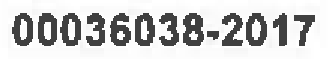
#> input picture tmp/croped.png, 328 x 59 px
$ python -i core.py   (imports and definitions only)   (older library calls are emulated)
#> lines starting #> are read from the running program, lines starting #| are printed output that depends on the picture; after the words box and inside, x2 and y2 are one past the last pixel; in counts of white or black regions, pixels touching at a corner belong together
#!/usr/bin/env python
# coding: utf-8

"""
    mindisApp
    ============================

    File rename of DJs
    Structure/
        core

    _copyright_ = 'Copyright (c) 2017 J.W.', see AUTHORS for more details
    _license_ = GNU General Public License, see LICENSE for more details
"""

import numpy as np
import cv2
import sys
import os
import time

import random
import math
import json

from PIL import Image, ImageDraw
from collections import defaultdict
from matplotlib import pyplot as plt
from os.path import join
from scipy.ndimage.filters import rank_filter
from pytesseract import image_to_string


# Input  settings ####
# APP_DIR = path/to/parentPath
APP_DIR = os.path.dirname(os.path.abspath(__file__))

# Function definitions ####

def crop_image(img , x, y, w, h):
    """Remove everything outside the given coordinates"""
    # NOTE: its img[y: y + h, x: x + w] and *not* img[x: x + w, y: y + h]
    #cropIm = img[0:y, 0:int(img.shape[1]/2)]
    cropedIm = img[y: y + h, x: x + w]

    #plt.imshow(cropedIm, cmap=plt.cm.gray)
    #plt.title("Croped image")
    #plt.show()

    return cropedIm

def find_border_components(contours, img, targetContour, stage=1):
    borders = []
    area = img.shape[0] * img.shape[1]

    if stage == 2 or stage == 3:
        # Stright Bounding Rectangle ####
        x,y,w,h = cv2.boundingRect(targetContour)
        borders.append((1, x, y, w, h))
        cv2.rectangle(img,(x,y),(x+w,y+h),(0,255,0),2)
        print('Stages: x & y - w & h', x, y, w, h)
    else:
        for i, c in enumerate(contours):
            x,y,w,h = cv2.boundingRect(c)

            #borders.append((i, x, y, w, h))
            #cv2.rectangle(img,(x,y),(x+w,y+h),(0,255,0),2)
            if w * h > 0.5 * area:
                borders.append((i, x, y, w, h))
                cv2.rectangle(img,(x,y),(x+w,y+h),(0,255,0),2)

    print('borders', type(borders), borders)

    #plt.imshow(img)
    #plt.title('Rectangles of target contours')
    #plt.show()
    return borders


def dilate(img, iterations=1, N=5):
    """Dilate using an NxN '+' sign shape. img is np.uint8."""
    # [6 lines of commented-out code are left out]

    kernel = np.ones((N,N), dtype=np.uint8)
    dilated_image = cv2.dilate(img, kernel, iterations=iterations)
    #plt.imshow(dilated_image)
    #plt.show()
    print('Dilated image', type(dilated_image))
    return dilated_image

def closingMor(img, N=5):
    """Close using an NxN '+' sign shape. img is np.uint8."""

    kernel = np.ones((N,N), dtype=np.uint8)
    closing = cv2.morphologyEx(img, cv2.MORPH_CLOSE, kernel)
    #plt.imshow(closing)
    #plt.show()
    print('Closing image', type(closing))
    return closing

def find_components(edges, Ndil, Nclos, dilIter = 1):
    """Dilate the image until there are just a few connected components.
    Returns contours for these components."""
    # Perform increasingly aggressive dilation until there are just a few
    # connected components.

    # Morphological transformations
    dilation = dilate(edges, dilIter, Ndil)
    closing = closingMor(dilation, Nclos)

    # TODO: dilate image _before_ finding a border. This is crazy sensitive!
    ret, thresh = cv2.threshold(closing,127,255,0)
    _, contours, hierarchy = cv2.findContours(thresh, cv2.RETR_TREE, cv2.CHAIN_APPROX_SIMPLE)

    return contours

def contour_max_area(contours):
    area = []
    for c in range(0,len(contours)):
        cnt = contours[c]
        M = cv2.moments(cnt)
        area.append(cv2.contourArea(cnt))

    area = np.array(area)
    maxA = area.argmax()
    print('contour of max Area', maxA)
    return maxA

def aprox_contours(cnts):
    # Contour perimeter ####
    perimeter = cv2.arcLength(cnt, True)

    # Contour aproximation ####
    epsilon = 0.1*cv2.arcLength(cnt, True)
    approx = cv2.approxPolyDP(cnt, epsilon, True)

    squareCnt = None
    # loop over our contours
    for c in cnts:
        # approximate the contour
        peri = cv2.arcLength(c, True)
        approx = cv2.approxPolyDP(c, 0.02 * peri, True)

        # if our approximated contour has four points, then
        # we can assume that we have found the big square
        if len(approx) == 4:
            squareCnt = approx
            break

    return squareCnt


def downscale_image(image, max_dim=2048):
    # we need to keep in mind aspect ratio so the image does
    # not look skewed or distorted -- therefore, we calculate
    # the ratio of the new image to the old image
    r = max_dim / image.shape[1]
    dim = (max_dim, int(image.shape[0] * r))

    # perform the actual resizing of the image and show it
    resized = cv2.resize(image, dim, interpolation = cv2.INTER_AREA)
    return resized

def process_image(path):
    #img  = cv2.imread(path, 0)
#> called with path = 'tmp/croped.png'
    im = cv2.imread(path)
#> im is the input picture: shape (59, 328, 3); min 64, max 255, mean 203.6
    img = cv2.cvtColor(im, cv2.COLOR_BGR2GRAY)
    print('Original image - type,  h & w', type(img), img.shape[0], img.shape[1])
#| Original image - type,  h & w <class 'numpy.ndarray'> 59 328

    # [9 lines of commented-out code are left out]
    print('Removing noise....')
    xMarg = int(200*img.shape[1]/2592)
#> xMarg = 25
    mask = [[0,0],[0,img.shape[0]],[xMarg,img.shape[0]],[xMarg,0],[0,0]]
    mask = np.array(mask)
    #print('mask', type(mask), mask)
    cv2.drawContours(img, [mask], 0, (255,255,255), -1)
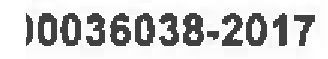
#> img: shape (59, 328); min 64, max 255, mean 206.3
    #plt.imshow(img, cmap=plt.cm.gray)
    #plt.title('Noise removed')
    #plt.show()

    print('Detecting edges')
    edges = cv2.Canny(img, 100, 200)
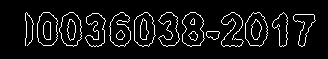
#> edges: shape (59, 328); 7.3% white in thin lines or dots, all inside (x1, y1, x2, y2) = (25, 12, 316, 47)
    #plt.imshow(edges, cmap=plt.cm.gray)
    #plt.title('Edges')
    #plt.show()

    # Find components
    print('Finding contours')
    contours = find_components(edges, Ndil=35, Nclos=35)
#> in dilate, `dilated_image = cv2.dilate(img, kernel, iterations=iterations)`:
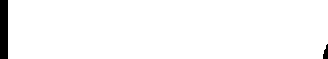
#> dilated_image: shape (59, 328); 97.3% white; 2 black regions, box (x1, y1, x2, y2) and area: (0, 0, 8, 59) 472, (323, 44, 328, 59) 53
#| Dilated image <class 'numpy.ndarray'>
#> in closingMor, `closing = cv2.morphologyEx(img, cv2.MORPH_CLOSE, kernel)`: closing: shape (59, 328); every value is 255
#| Closing image <class 'numpy.ndarray'>
#> in find_components, `_, contours, hierarchy = cv2.findContours(thresh, cv2.RETR_TREE, cv2.C..`: contours = [[[0, 0], [0, 58], [327, 58], [327, 0]]]
#> contours = [[[0, 0], [0, 58], [327, 58], [327, 0]]]
    print('Total contours found', len(contours), type(contours))
#| Total contours found 1 <class 'list'>

    cnts = sorted(contours, key = cv2.contourArea, reverse = True)
#> cnts = [[[0, 0], [0, 58], [327, 58], [327, 0]]]

    # Get contour of max area
    maxA = contour_max_area(contours)
#> the loop in contour_max_area, `for c in range(0,len(contours)):` made 1 pass
#> cnt on pass 1: [[0, 0], [0, 58], [327, 58], [327, 0]]
#> after the loop in contour_max_area, `for c in range(0,len(contours)):`: area = [18966]
#> in contour_max_area, `maxA = area.argmax()`: maxA = 0
#| contour of max Area 0
#> maxA = 0
    cnt = contours[maxA]
#> cnt = [[0, 0], [0, 58], [327, 58], [327, 0]]


    # Important ####
    imC = im.copy()
    # [11 lines of commented-out code are left out]
    borders = find_border_components(contours, imC, targetContour = cnt)
#> the loop in find_border_components, `for i, c in enumerate(contours):` made 1 pass
#> (c, x, y, w, h) on pass 1: ([[0, 0], [0, 58], [327, 58], [327, 0]], 0, 0, 328, 59)
#> after the loop in find_border_components, `for i, c in enumerate(contours):`:
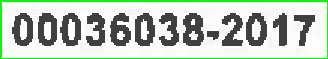
#> img: shape (59, 328, 3); mean B, G, R 188.5, 203.7, 188.5
#> after the loop in find_border_components, `for i, c in enumerate(contours):`: borders = [(0, 0, 0, 328, 59)]
#| borders <class 'list'> [(0, 0, 0, 328, 59)]
#> borders = [(0, 0, 0, 328, 59)]
    y = borders[0][2]   # y coordinate of big box
#> y = 0

    # Crop picture
    cropIm = crop_image(img, x=0, y=0, w=int(img.shape[1]/2) , h=y)
#> in crop_image, `cropedIm = img[y: y + h, x: x + w]`: cropedIm = empty array
#> cropIm = empty array


    # Working on croped image Stage 2
    print('Working on croped image stage 2')
    edgesA = cv2.Canny(cropIm, 100, 200)
    #plt.imshow(edgesA, cmap=plt.cm.gray)
    #plt.title('Edges Aft')
    #plt.show()

    # Find components
    contours = find_components(edgesA, Ndil=30, Nclos=35)
    print('Total contours found', len(contours), type(contours))

    cnts = sorted(contours, key = cv2.contourArea, reverse = True)

    # Get contour of max area
    maxA = contour_max_area(contours)
    cnt = contours[maxA]

    # Rectangles of contours
    borders = find_border_components(contours, cropIm.copy(), targetContour = cnt, stage = 2)
    x = borders[0][1]
    y = borders[0][2]
    w = borders[0][3]
    h = borders[0][4]

    # Crop picture
    cropIm = crop_image(cropIm, x, y, w, h)


    # Working on croped image Stage 3
    print('Working on croped image stage 3')
    edgesA = cv2.Canny(cropIm, 100, 200)

    # Find components
    contours = find_components(edgesA, Ndil=25, Nclos=5)
    print('Total contours found', len(contours), type(contours))

    cnts = sorted(contours, key = cv2.contourArea, reverse = False)

    # Get contour of min area
    cnt = cnts[0]

    # Rectangles of contours
    borders = find_border_components(contours, cropIm.copy(), targetContour = cnt, stage = 3)
    x = borders[0][1]
    y = borders[0][2]
    w = borders[0][3]
    h = borders[0][4]

    # Crop picture
    cropfin = crop_image(cropIm, x, y, w, h)


    # Working on croped image Stage 4
    print('Final stage')
    edgesA = cv2.Canny(cropfin, 100, 200)

    kernel = np.ones((1,1),np.uint8)
    erosion = cv2.erode(cropfin, kernel, iterations = 1)

    #plt.imshow(erosion, cmap=plt.cm.gray)
    #plt.title("final crop eroded")
    #plt.show()

    pilIm = Image.fromarray(np.rollaxis(erosion,0,0))


    # Recognition ####
    #text = image_to_string(pilIm, lang='eng')
    text = image_to_string(pilIm, lang='spa')
    print('Recognized register', type(text), text)

    #Save final croped picture
    cv2.imwrite('test/croped_' + text + '.png',cropfin)

    if len(text) != 0:
        return text
    else:
        return None


#> (the run stopped early here; a loop or call above may not have finished)
